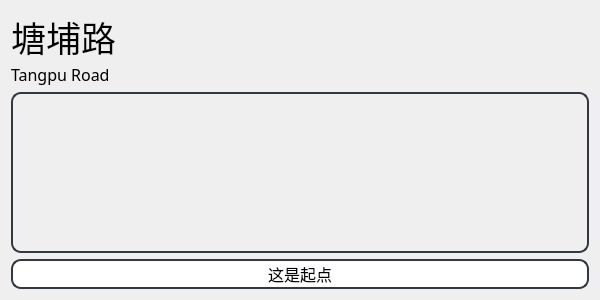
<?xml version="1.0" encoding="UTF-8"?>
<ui version="4.0">
 <class>searched_dialog</class>
 <widget class="QDialog" name="searched_dialog">
  <property name="geometry">
   <rect>
    <x>0</x>
    <y>0</y>
    <width>600</width>
    <height>300</height>
   </rect>
  </property>
  <property name="font">
   <font>
    <family>黑体</family>
    <pointsize>12</pointsize>
   </font>
  </property>
  <property name="windowTitle">
   <string>鹅山通</string>
  </property>
  <property name="windowIcon">
   <iconset>
    <normaloff>icon.svg</normaloff>icon.svg</iconset>
  </property>
  <property name="layoutDirection">
   <enum>Qt::RightToLeft</enum>
  </property>
  <layout class="QVBoxLayout" stretch="1,6,1">
   <item>
    <layout class="QHBoxLayout" name="horizontalLayout_2" stretch="100,100,500">
     <property name="spacing">
      <number>0</number>
     </property>
     <item>
      <layout class="QVBoxLayout" name="number_1">
       <property name="leftMargin">
        <number>3</number>
       </property>
       <property name="rightMargin">
        <number>3</number>
       </property>
      </layout>
     </item>
     <item>
      <layout class="QVBoxLayout" name="number_2">
       <property name="leftMargin">
        <number>3</number>
       </property>
       <property name="rightMargin">
        <number>3</number>
       </property>
      </layout>
     </item>
     <item>
      <layout class="QVBoxLayout" name="verticalLayout">
       <item>
        <widget class="QLabel" name="nameChinese">
         <property name="sizePolicy">
          <sizepolicy hsizetype="Preferred" vsizetype="Fixed">
           <horstretch>0</horstretch>
           <verstretch>0</verstretch>
          </sizepolicy>
         </property>
         <property name="font">
          <font>
           <family>黑体</family>
           <pointsize>26</pointsize>
           <weight>50</weight>
           <bold>false</bold>
           <underline>false</underline>
          </font>
         </property>
         <property name="text">
          <string>塘埔路</string>
         </property>
         <property name="textFormat">
          <enum>Qt::AutoText</enum>
         </property>
         <property name="alignment">
          <set>Qt::AlignBottom|Qt::AlignLeading|Qt::AlignLeft</set>
         </property>
        </widget>
       </item>
       <item>
        <widget class="QLabel" name="nameEnglish">
         <property name="sizePolicy">
          <sizepolicy hsizetype="Preferred" vsizetype="Fixed">
           <horstretch>0</horstretch>
           <verstretch>0</verstretch>
          </sizepolicy>
         </property>
         <property name="font">
          <font>
           <family>微软雅黑 Light</family>
           <pointsize>12</pointsize>
           <weight>50</weight>
           <bold>false</bold>
          </font>
         </property>
         <property name="text">
          <string>Tangpu Road</string>
         </property>
         <property name="textFormat">
          <enum>Qt::AutoText</enum>
         </property>
         <property name="alignment">
          <set>Qt::AlignLeading|Qt::AlignLeft|Qt::AlignTop</set>
         </property>
        </widget>
       </item>
      </layout>
     </item>
    </layout>
   </item>
   <item>
    <widget class="QScrollArea" name="scrollArea">
     <property name="sizePolicy">
      <sizepolicy hsizetype="Expanding" vsizetype="Expanding">
       <horstretch>0</horstretch>
       <verstretch>0</verstretch>
      </sizepolicy>
     </property>
     <property name="layoutDirection">
      <enum>Qt::LeftToRight</enum>
     </property>
     <property name="styleSheet">
      <string notr="true">#scrollArea {
	border-radius: 10px;
	border: 2px solid #33373E;
	border-style: solid;
	padding: 10px;
}
QScrollBar:vertical {
border: none;
width: 10px;
margin: 0px 0 0px 0;
}
QScrollBar::handle:vertical {
background: Gainsboro;
min-height: 20px;
border-radius: 5px;
border: none;
}
QScrollBar::add-line:vertical {
border: 0px solid grey;
height: 0px;
subcontrol-position: bottom;
subcontrol-origin: margin;
}
QScrollBar::sub-line:vertical {
border: 0px solid grey;
height: 0px;
subcontrol-position: top;
subcontrol-origin: margin;
}
QScrollBar::add-page:vertical, QScrollBar::sub-page:vertical {
background: none;
width: 0px;
height: 0px;
}
QScrollBar::handle:vertical:hover,QScrollBar::handle:vertical:pressed{
background: rgb(209, 209, 209);
min-height: 20px;
border-radius: 5px;
border: none;
}</string>
     </property>
     <property name="widgetResizable">
      <bool>true</bool>
     </property>
     <widget class="QWidget" name="scrollAreaWidgetContents">
      <property name="geometry">
       <rect>
        <x>0</x>
        <y>0</y>
        <width>558</width>
        <height>148</height>
       </rect>
      </property>
      <property name="layoutDirection">
       <enum>Qt::LeftToRight</enum>
      </property>
     </widget>
    </widget>
   </item>
   <item>
    <layout class="QHBoxLayout" name="horizontalLayout" stretch="1">
     <item>
      <widget class="QPushButton" name="start">
       <property name="sizePolicy">
        <sizepolicy hsizetype="Preferred" vsizetype="Fixed">
         <horstretch>0</horstretch>
         <verstretch>0</verstretch>
        </sizepolicy>
       </property>
       <property name="minimumSize">
        <size>
         <width>0</width>
         <height>30</height>
        </size>
       </property>
       <property name="font">
        <font>
         <family>黑体</family>
         <pointsize>12</pointsize>
        </font>
       </property>
       <property name="styleSheet">
        <string notr="true">QPushButton {
	border-radius: 10px;
	border: 2px solid #33373E;
    background-color: #FFFFFF;    
}
QPushButton:hover {
    background-color: rgb(209, 209, 209); 
}
QPushButton:pressed {
    background-color: rgb(190, 190, 190); 
}</string>
       </property>
       <property name="text">
        <string>这是起点</string>
       </property>
      </widget>
     </item>
    </layout>
   </item>
  </layout>
 </widget>
 <resources/>
 <connections/>
</ui>
